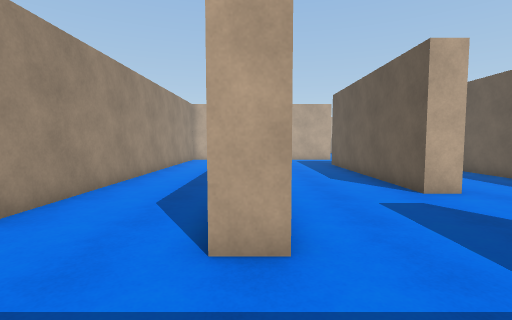
[1] (above)

20 first-person views from a walk through a scene from a Unity 3-D project. The camera is 1.4 m above the floor, tilts 4° down and sees 85° across. The floor is counted in squares, 1 m on a side. Each view is taken from the middle of a square. On the plan, view 1 faces up. The plan holds only what a view shows up to about 14 squares ahead; the rest is blank. The place goes on beyond the plan. The player is left out. Door leaves are left out, so doorways stand open. Surface patterns are stand-ins for the level's own textures.

[2]
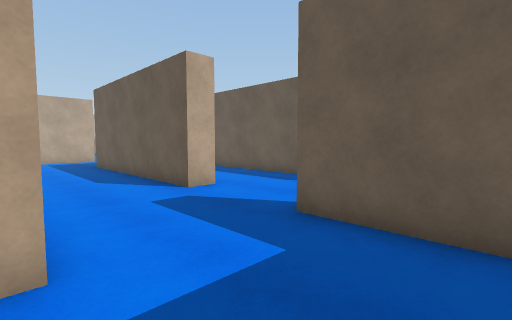

[3]
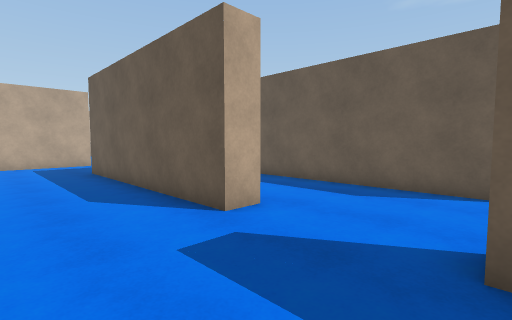

[4]
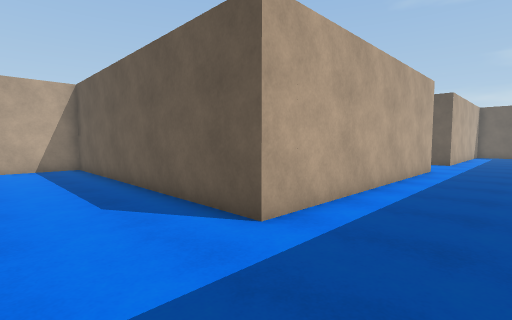

[5]
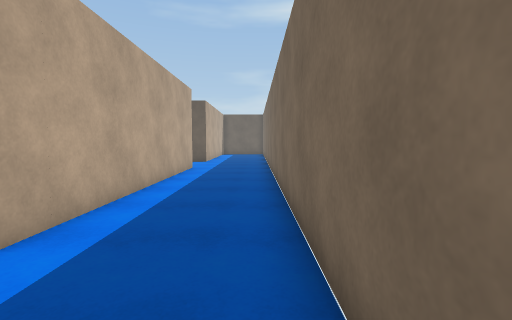

[6]
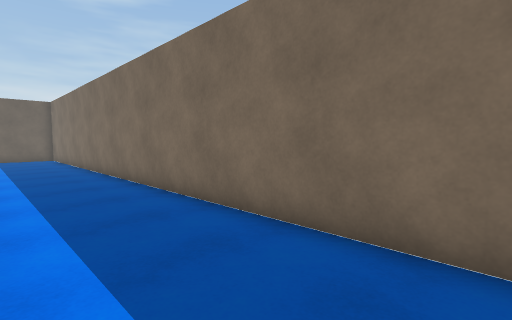

[7]
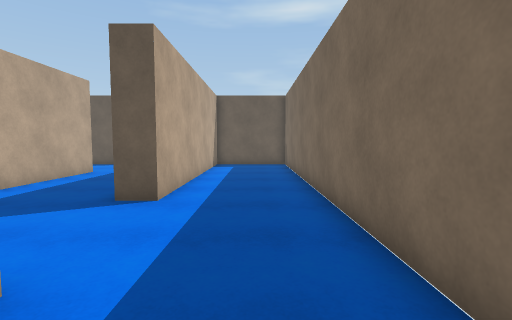

[8]
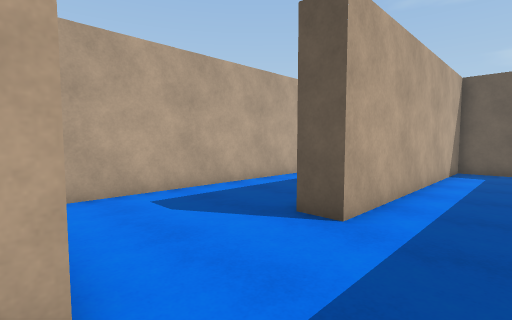

[9]
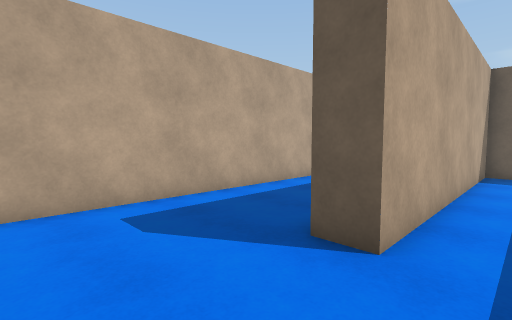

[10]
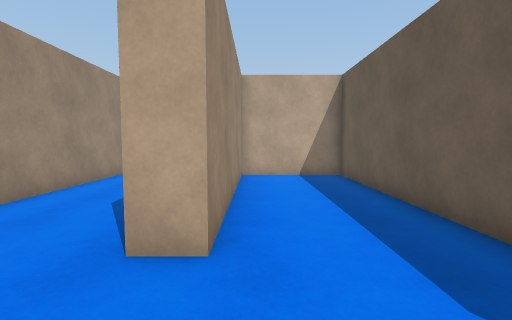

[11]
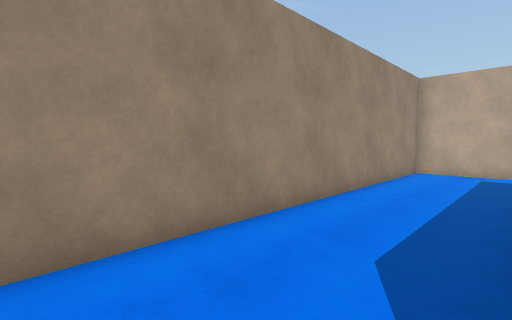

[12]
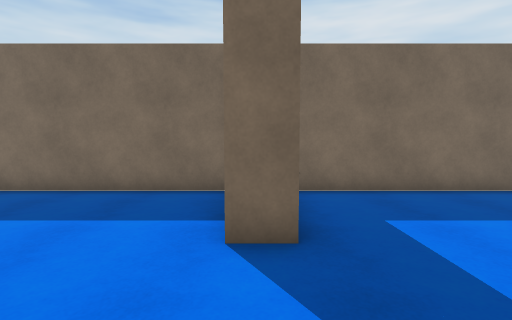

[13]
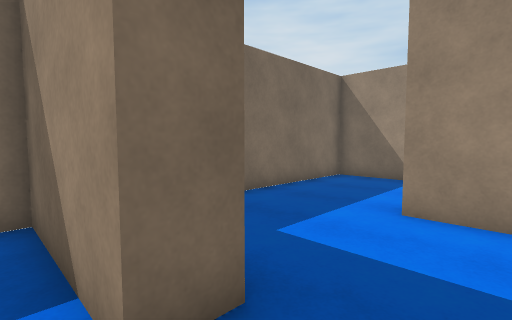

[14]
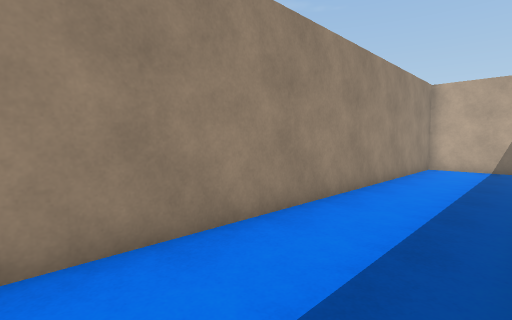

[15]
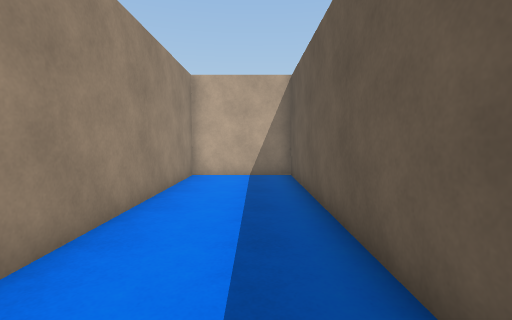

[16]
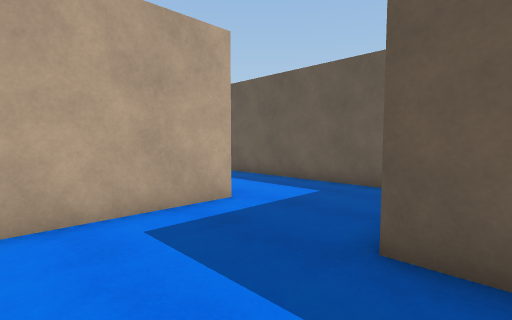

[17]
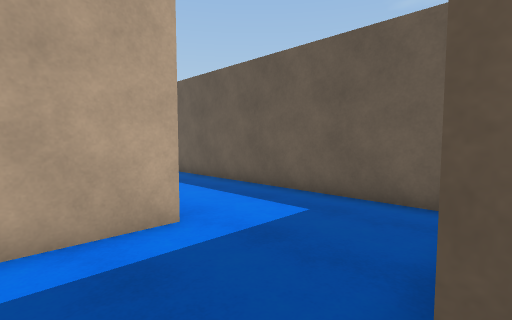

[18]
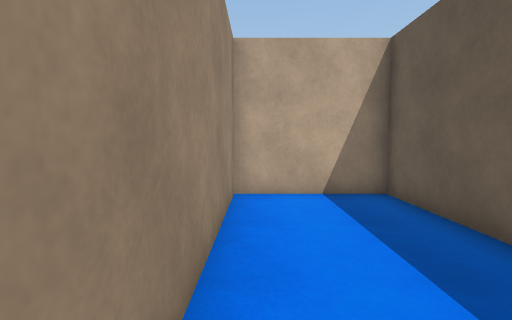

[19]
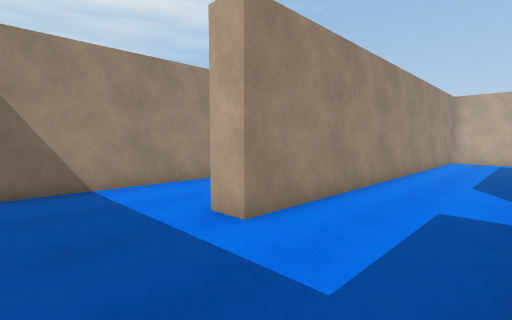

[20]
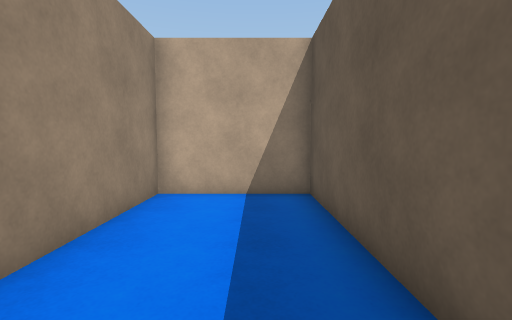

### Floor plan
Points are (right, up) in squares from view 1. A wall is a line through its corners. A room is listed if a view was taken in it or the views show most of it. See-through windows are left out.
Room 1 (views 1, 2, 3, 4, 5, 6, 7, 8, 9, 10, 11, 12, 13, 14, 15, 16, 17, 18, 19, 20)
walls: (4.4, 0.1) (4.4, 3.3) (5.4, 3.3) (5.4, -0.7) (30.5, -0.7); (9.4, 17.2) (9.4, 23.5); (-0.6, 10.5) (-0.6, 20.3) (-4.6, 20.3) (-4.6, -0.7) (3.9, -0.7); (20.5, 3.3) (9.4, 3.3) (9.4, 15.3) (5.4, 15.3) (5.4, 7.3) (4.4, 7.3) (4.4, 16.4); (5.5, 20.3) (0.4, 20.3) (0.4, 3.3) (-0.6, 3.3); (30.5, 8.3) (21.1, 8.3); (30.5, 3.3) (24.4, 3.3) (24.4, 4.4)

Positions as (right, up) in squares from view 1, and headings:
1: (0, 0), facing up
2: (0, 0), facing up-right
3: (1, 3), facing up-right
4: (6, 0), facing up-right
5: (6, 0), facing right
6: (11, 3), facing down-right
7: (18, 1), facing right
8: (20, 1), facing up-right
9: (21, 2), facing up-right
10: (6, 4), facing up
11: (4, 7), facing up-left
12: (5, 7), facing down
13: (6, 5), facing down-left
14: (-1, 5), facing up-left
15: (-2, 9), facing up
16: (1, 15), facing up-right
17: (3, 16), facing up-right
18: (6, 8), facing up
19: (4, 0), facing up-left
20: (-2, 13), facing up
